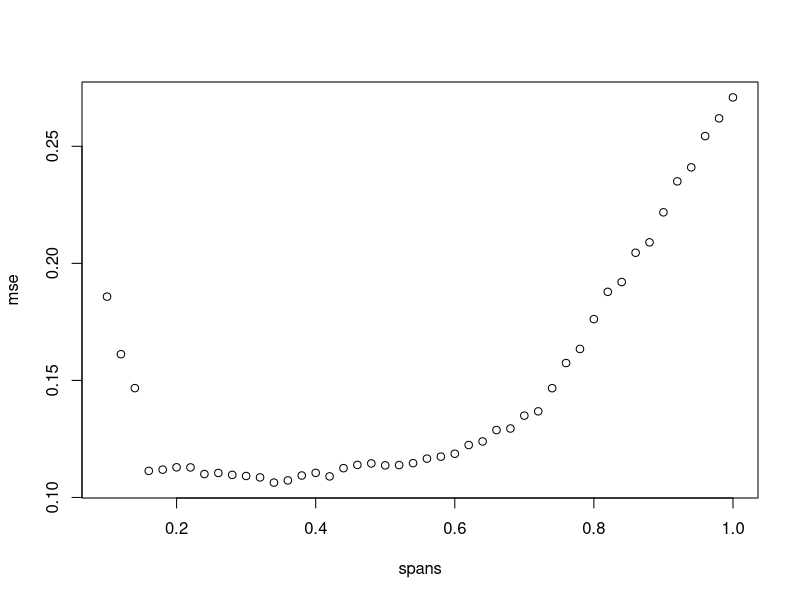

Write the R code that produced this figure. (Note: this script raises an error after producing the figure.)
## ---- chunk 1
knitr::opts_chunk$set(error=TRUE,        # Keep compiling upon error
                      collapse=TRUE,     # collapse by default
                      echo=TRUE,         # echo code by default
                      comment = "#>",    # change comment character
                      fig.width = 10,     # set figure width
                      out.width = "100%", # set width of displayed images
                      warning=FALSE,      # show R warnings
                      message=FALSE)     # show R messages
## ---- chunk 2
set.seed(42)
usepackage = function(p) 
{
  if (!is.element(p, installed.packages()[,1]))
    install.packages(p, dep = TRUE)
  require(p, character.only = TRUE)
}
usepackage('ggplot2')
usepackage('MASS')
usepackage('tidyr')
usepackage('splines')
usepackage("locfit")
usepackage("caret")
## ---- chunk 3
set.seed(1337)
## ---- chunk 4
data(ethanol)

loessMod10 <- loess(NOx ~ E, data=ethanol, span=0.1) # 10% smoothing span
loessMod30 <- loess(NOx ~ E, data=ethanol, span=0.3) # 25% smoothing span
loessMod50 <- loess(NOx ~ E, data=ethanol, span=0.5)

spans = seq(0.1, 1, 0.02)

#Randomly shuffle the data
data <- ethanol[sample(nrow(ethanol)),]
#Create 10 equally size folds
folds <- cut(seq(1,nrow(data)),breaks=5,labels=FALSE)
#Perform 10 fold cross validation
test <- matrix(NA, ncol=2, nrow = length(spans))
mse1 <- c()
for (span in spans){
  mse <- c()
  for(j in 1:5){
    #Segement your data by fold using the which() function 
    testIndexes <- which(folds==j,arr.ind=TRUE)
    testData <- data[testIndexes, ]
    trainData <- data[-testIndexes, ]
    #Use the test and train data partitions however you desire...
    
    fit <- loess(NOx ~ E, data=trainData, span=span, control = loess.control(surface="direct"))
    
    y.pred <- predict(fit, newdata = testData$E)
    y.true = testData$NOx
    
    mse <- append(mse, mean((y.pred-y.true)^2))

  }
  mse1 <- append(mse1, mean(mse))
}

test <- NULL
test$spans <- spans
test$mse <- mse1
test <- as.data.frame(test)

plot(test)

opt_spans <- test$spans[test$mse == min(test[,"mse"])]
opt_spans
loessMod_opt <- loess(NOx ~ E, data=ethanol, span=opt_spans)
## ---- chunk 5
tricube_10 <- locfit(NOx~lp(E,nn=0.1), data=ethanol)
tricube_30 <- locfit(NOx~lp(E,nn=0.3), data=ethanol)
tricube_50 <- locfit(NOx~lp(E,nn=0.5), data=ethanol)
tricube_opt <- locfit(NOx~lp(E,nn=opt_spans), data=ethanol)

plot(ethanol$NOx, x=ethanol$E, main="Local Regression: Different Smoothing Params", xlab="E", ylab="NOx")
lines(tricube_10, col="red")
lines(tricube_30, col="black")
lines(tricube_50, col="blue")
lines(tricube_opt, col="green", lw=2)
## ---- chunk 6
lin <- locfit(NOx ~ E, data=ethanol, alpha = 0.2, deg=1)
quad <- locfit(NOx ~ E, data=ethanol, alpha = 0.2, deg=2)

plot(ethanol$NOx, x=ethanol$E, main="Linear vs Quadratic Local Regression", xlab="E", ylab="NOx")
lines(lin, col="red")
lines(quad, col="green")

lin_pred <- cbind(predict(lin, newdata = c(0.65)), predict(lin, newdata = c(0.9)))
quad_pred <- cbind(predict(quad, newdata = c(0.65)), predict(quad, newdata = c(0.9)))

preds <- as.data.frame(rbind(lin_pred, quad_pred), row.names = c("lin","quad"))
colnames(preds) <- c("0.65", "9")
preds
## ---- chunk 7
mse1 <- c()
for (span in spans){
  mse <- c()
  for(j in 1:5){
    #Segement your data by fold using the which() function 
    testIndexes <- which(folds==j,arr.ind=TRUE)
    testData <- data[testIndexes, ]
    trainData <- data[-testIndexes, ]
    #Use the test and train data partitions however you desire...
    
    fit <- locfit(NOx ~ E, data=trainData, alpha = span, deg=1)
    
    y.pred <- predict(fit, newdata = testData$E)
    y.true = testData$NOx
    
    mse <- append(mse, mean((y.pred-y.true)^2))

  }
  mse1 <- append(mse1, mean(mse))
}

lin_cv <- NULL
lin_cv$spans <- spans
lin_cv$mse <- mse1
lin_cv <- as.data.frame(lin_cv)

plot(lin_cv)

opt_lin <- lin_cv$spans[lin_cv$mse == min(lin_cv[,"mse"])]
opt_lin

mse1 <- c()
for (span in spans){
  mse <- c()
  for(j in 1:5){
    #Segement your data by fold using the which() function 
    testIndexes <- which(folds==j,arr.ind=TRUE)
    testData <- data[testIndexes, ]
    trainData <- data[-testIndexes, ]
    #Use the test and train data partitions however you desire...
    
    fit <- locfit(NOx ~ E, data=trainData, alpha = span, deg=2)
    
    y.pred <- predict(fit, newdata = testData$E)
    y.true = testData$NOx
    
    mse <- append(mse, mean((y.pred-y.true)^2))

  }
  mse1 <- append(mse1, mean(mse))
}

quad_cv <- NULL
quad_cv$spans <- spans
quad_cv$mse <- mse1
quad_cv <- as.data.frame(quad_cv)

plot(quad_cv)

opt_quad <- quad_cv$spans[quad_cv$mse == min(quad_cv[,"mse"])]
opt_quad

lin_opt <- locfit(NOx ~ E, data=ethanol, alpha = opt_lin, deg=1)
quad_opt <- locfit(NOx ~ E, data=ethanol, alpha = opt_quad, deg=2)

plot(ethanol$NOx, x=ethanol$E, main="Linear vs Quadratic Local Regression (optimal alphas)", xlab="E", ylab="NOx")
lines(lin_opt, col="red")
lines(quad_opt, col="green")
## ---- chunk 8
sum(residuals(loessMod10)^2)
sum(residuals(loessMod30)^2)
sum(residuals(loessMod50)^2)
sum(residuals(loessMod_opt)^2)

sum(residuals(tricube_10)^2)
sum(residuals(tricube_30)^2)
sum(residuals(tricube_50)^2)
sum(residuals(tricube_opt)^2)

sum(residuals(lin_opt)^2)
sum(residuals(quad_opt)^2)
